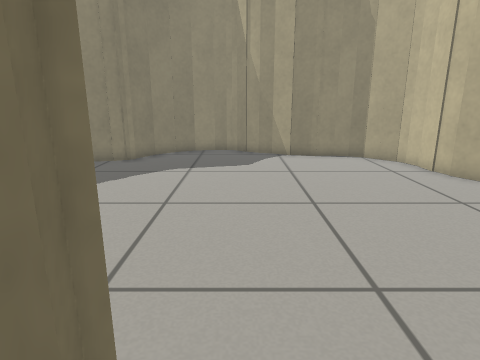
view 1 (above)

12 first-person views from a walk through a Gazebo world. The camera is 0.66 m above the floor, tilts 14° down and sees 75° across. The floor is counted in squares, 0.25 m on a side. Each view is taken from the middle of a square. On the plan, view 1 faces up. The plan holds only what a view shows up to about 20 squares ahead; the rest is blank.

view 2
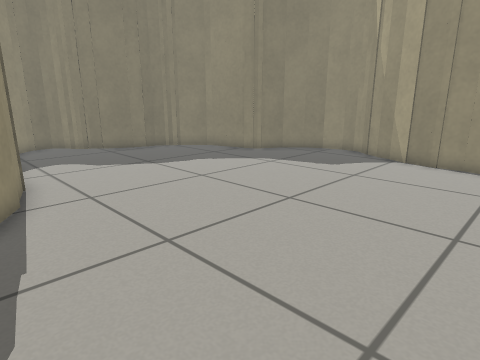

view 3
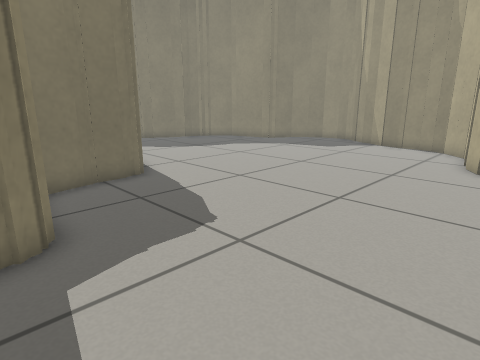

view 4
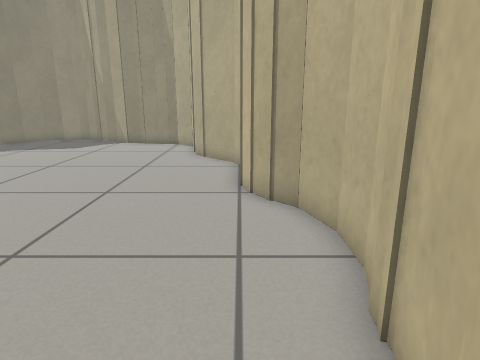

view 5
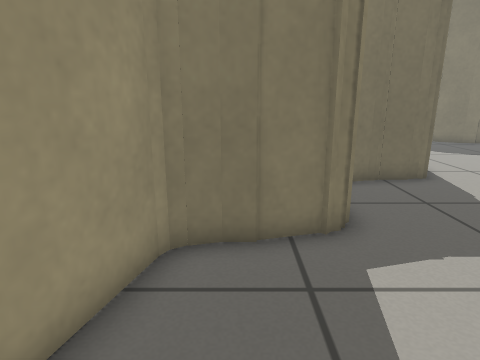

view 6
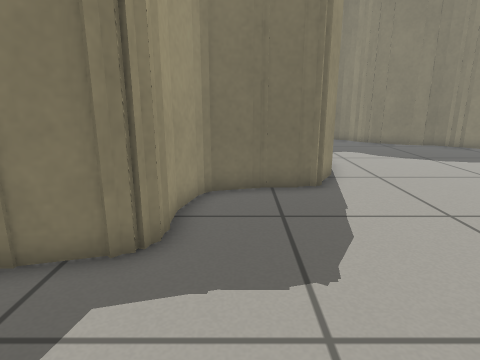

view 7
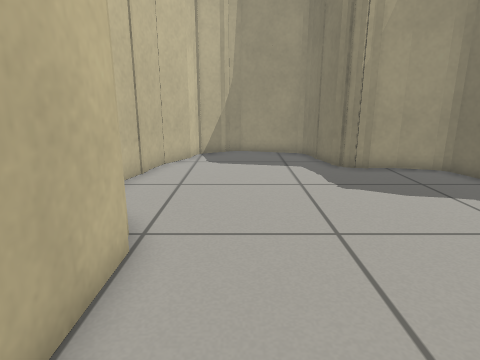

view 8
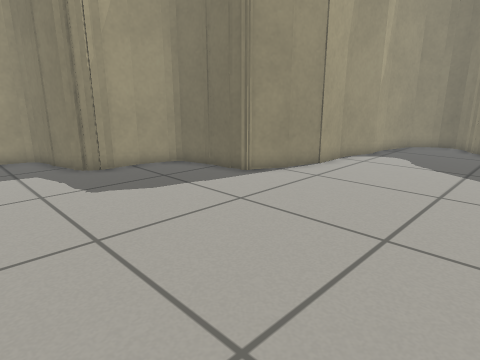

view 9
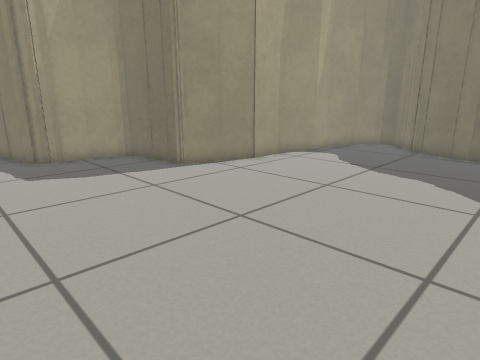

view 10
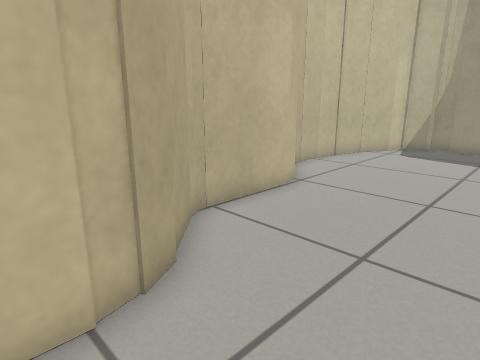

view 11
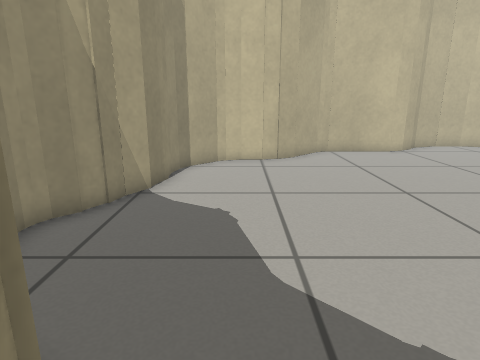

view 12
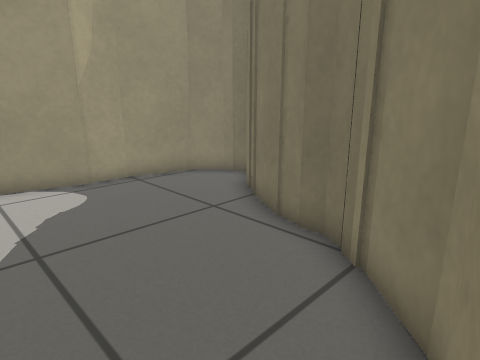

### Floor plan
Points are (right, up) in squares from view 1. A wall is a line through its corners. A room is listed if a view was taken in it or the views show most of it. See-through windows are left out.
Room 1 (views 1, 2, 3, 4, 5, 6, 7, 8, 9, 10, 11, 12)
walls: (-0.9, 1.7) (-0.6, 0.8); (-2.4, 2.4) (-0.6, 1.4); (-0.6, 0.9) (-0.6, -0.6); (-4.1, 2.8) (-2.5, 2.4); (-0.6, -0.1) (-0.1, -2) (0.4, -2.2); (-6.6, 2.9) (-4.1, 2.9); (0.2, -2.2) (1.7, -2.6); (8.2, 10.2) (7.7, 11.2); (1.5, -2.5) (3.4, -2.5) (4.1, -3.3); (7.8, 11.2) (7.5, 12); (2.7, -2.5) (3.8, -2.8) (4.7, -6); (7.5, 11.9) (7.5, 13); (10, 4.8) (10, 8.4) (9.7, 8.9); (10, 8.1) (9.9, 8.7) (8.3, 10.4); (7.5, 12.9) (7.3, 13.9) (6, 15.2); (10.3, 3.9) (10.1, 4.8); (2.6, 15.8) (1.6, 16.4); (3.9, 15.5) (2.6, 15.9); (7.4, 13.6) (7.1, 14.1); (-8.6, 3.4) (-6.5, 2.8); (10.8, 3.2) (10.3, 4.1); (4.8, 15.6) (3.8, 15.6); (6, 15.1) (5.4, 15.4) (4.6, 15.6); (1.8, 16.4) (1, 16.6); (-4.9, 14.7) (-5.9, 14.1); (-5.7, 14.2) (-8.3, 13.6) (-9.9, 11.9); (1.2, 16.6) (0.4, 17); (0.4, 16.8) (-0.4, 17.6) (-1.5, 17.6); (4.4, -4.6) (4.4, -5.4); (-4.3, 15.9) (-5.3, 14.3); (-10, 3.3) (-8.5, 3.3); (0, 17.3) (-0.6, 17.6); (-0.3, 17.5) (-0.8, 17.6); (-3.4, 16.9) (-4.4, 15.9); (-8, 13.7) (-8.4, 13.4); (-1.4, 17.6) (-2.6, 17.3); (-2.4, 17.4) (-3.5, 16.7); (-10.6, 9.7) (-12.1, 7); (-10.5, 10.4) (-10.7, 9.6); (-9.8, 12) (-10.4, 11) (-10.4, 10.4); (4.5, -5.9) (4.8, -6.4) (8, -7.2) (8.6, -7); (-11.3, 8.1) (-12.6, 6.8); (12, -0.5) (12, 1.1) (11.5, 2.6) (10.8, 3.3); (-12.1, 7.2) (-13.1, 6.6); (11.8, -1.6) (12.1, -0.4); (11.7, -2.2) (11.7, -1.4); (-13, 6.7) (-13.4, 6.3); (11.3, -3.6) (11.8, -1.7); (-13.4, 5.2) (-13.2, 4.8); (10.3, -5.1) (11.3, -3.4); (-13.6, 6) (-13.3, 5) (-12.3, 4) (-9.8, 3.3); (8.5, -7.1) (10.1, -6.2) (10.4, -5.1)

Where each view was taken, in squares from view 1:
view 1: 0 up, 0 right, facing up
view 2: 1 up, 7 right, facing up-left
view 3: 4 down, 10 right, facing up-left
view 4: 5 down, 10 right, facing up
view 5: 5 down, 10 right, facing left
view 6: 1 down, 9 right, facing left
view 7: 10 up, 8 right, facing down
view 8: 10 up, 8 right, facing down-left
view 9: 13 up, 7 right, facing down-left
view 10: 13 up, 4 right, facing down-right
view 11: 13 up, 7 left, facing right
view 12: 14 up, 5 left, facing down-left
